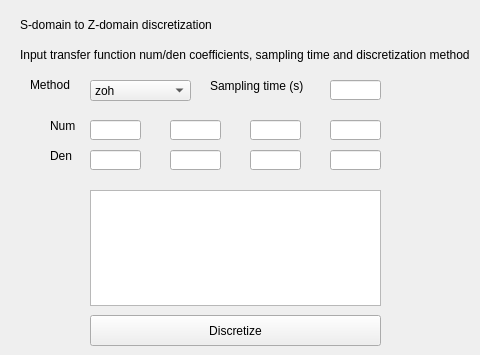
   <widget class="QWidget" name="tab_2">
    <attribute name="title">
     <string>Discretization</string>
    </attribute>
    <widget class="QLabel" name="modooperacion_label_5">
     <property name="geometry">
      <rect>
       <x>20</x>
       <y>10</y>
       <width>291</width>
       <height>31</height>
      </rect>
     </property>
     <property name="text">
      <string>&lt;html&gt;&lt;head/&gt;&lt;body&gt;&lt;p&gt;S-domain to Z-domain discretization&lt;/p&gt;&lt;/body&gt;&lt;/html&gt;</string>
     </property>
    </widget>
    <widget class="QPushButton" name="discretize">
     <property name="geometry">
      <rect>
       <x>90</x>
       <y>315</y>
       <width>291</width>
       <height>31</height>
      </rect>
     </property>
     <property name="text">
      <string>Discretize</string>
     </property>
    </widget>
    <widget class="QLabel" name="modooperacion_label_6">
     <property name="geometry">
      <rect>
       <x>20</x>
       <y>30</y>
       <width>451</width>
       <height>51</height>
      </rect>
     </property>
     <property name="text">
      <string>&lt;html&gt;&lt;head/&gt;&lt;body&gt;&lt;p&gt;Input transfer function num/den coefficients, sampling time and discretization method&lt;/p&gt;&lt;/body&gt;&lt;/html&gt;</string>
     </property>
    </widget>
    <widget class="QLineEdit" name="snum3">
     <property name="geometry">
      <rect>
       <x>90</x>
       <y>120</y>
       <width>51</width>
       <height>20</height>
      </rect>
     </property>
    </widget>
    <widget class="QLineEdit" name="snum2">
     <property name="geometry">
      <rect>
       <x>170</x>
       <y>120</y>
       <width>51</width>
       <height>20</height>
      </rect>
     </property>
    </widget>
    <widget class="QLineEdit" name="snum1">
     <property name="geometry">
      <rect>
       <x>250</x>
       <y>120</y>
       <width>51</width>
       <height>20</height>
      </rect>
     </property>
    </widget>
    <widget class="QLineEdit" name="snum0">
     <property name="geometry">
      <rect>
       <x>330</x>
       <y>120</y>
       <width>51</width>
       <height>20</height>
      </rect>
     </property>
    </widget>
    <widget class="QLineEdit" name="sden3">
     <property name="geometry">
      <rect>
       <x>90</x>
       <y>150</y>
       <width>51</width>
       <height>20</height>
      </rect>
     </property>
    </widget>
    <widget class="QLineEdit" name="sden2">
     <property name="geometry">
      <rect>
       <x>170</x>
       <y>150</y>
       <width>51</width>
       <height>20</height>
      </rect>
     </property>
    </widget>
    <widget class="QLineEdit" name="sden1">
     <property name="geometry">
      <rect>
       <x>250</x>
       <y>150</y>
       <width>51</width>
       <height>20</height>
      </rect>
     </property>
    </widget>
    <widget class="QLineEdit" name="sden0">
     <property name="geometry">
      <rect>
       <x>330</x>
       <y>150</y>
       <width>51</width>
       <height>20</height>
      </rect>
     </property>
    </widget>
    <widget class="QLabel" name="num_label">
     <property name="geometry">
      <rect>
       <x>50</x>
       <y>110</y>
       <width>41</width>
       <height>31</height>
      </rect>
     </property>
     <property name="text">
      <string>Num</string>
     </property>
    </widget>
    <widget class="QLabel" name="den_label">
     <property name="geometry">
      <rect>
       <x>50</x>
       <y>140</y>
       <width>41</width>
       <height>31</height>
      </rect>
     </property>
     <property name="text">
      <string>Den</string>
     </property>
    </widget>
    <widget class="QLineEdit" name="sampling_time">
     <property name="geometry">
      <rect>
       <x>330</x>
       <y>80</y>
       <width>51</width>
       <height>20</height>
      </rect>
     </property>
    </widget>
    <widget class="QLabel" name="num_label_2">
     <property name="geometry">
      <rect>
       <x>210</x>
       <y>70</y>
       <width>101</width>
       <height>31</height>
      </rect>
     </property>
     <property name="text">
      <string>Sampling time (s)</string>
     </property>
    </widget>
    <widget class="QTextBrowser" name="discretizationresult">
     <property name="geometry">
      <rect>
       <x>90</x>
       <y>190</y>
       <width>291</width>
       <height>116</height>
      </rect>
     </property>
    </widget>
    <widget class="QComboBox" name="method">
     <property name="geometry">
      <rect>
       <x>90</x>
       <y>80</y>
       <width>101</width>
       <height>21</height>
      </rect>
     </property>
     <item>
      <property name="text">
       <string>zoh</string>
      </property>
     </item>
     <item>
      <property name="text">
       <string>bilinear</string>
      </property>
     </item>
     <item>
      <property name="text">
       <string>euler</string>
      </property>
     </item>
     <item>
      <property name="text">
       <string>impulse</string>
      </property>
     </item>
     <item>
      <property name="text">
       <string>foh</string>
      </property>
     </item>
     <item>
      <property name="text">
       <string>backward_diff</string>
      </property>
     </item>
    </widget>
    <widget class="QLabel" name="modooperacion_label_10">
     <property name="geometry">
      <rect>
       <x>30</x>
       <y>70</y>
       <width>56</width>
       <height>31</height>
      </rect>
     </property>
     <property name="text">
      <string>&lt;html&gt;&lt;head/&gt;&lt;body&gt;&lt;p&gt;Method&lt;/p&gt;&lt;/body&gt;&lt;/html&gt;</string>
     </property>
    </widget>
   </widget>
